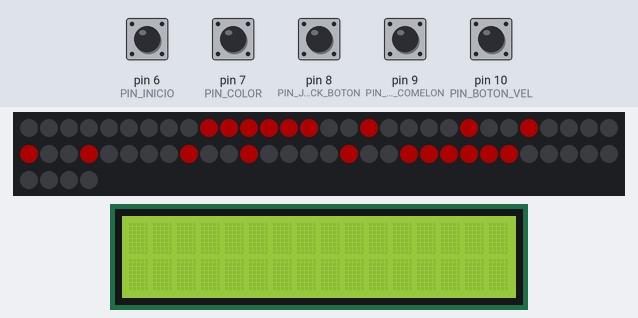
This sketch was run on a simulated Arduino Uno, built with avr-gcc and run on an emulated ATmega328P. Parts: 64 RGB LEDs in strip order, left to right, continuing on the next row, 16×2 character LCD. The test bench sets the inputs (shaded band); at power-on: pin 6 (PIN_INICIO), pin 7 (PIN_COLOR), pin 8 (PIN_JOYSTICK_BOTON), pin 9 (PIN_BOTON_COMELON), pin 10 (PIN_BOTON_VEL) HIGH. Dim RGB values are drawn brighter than linear; random numbers use the default seed unless the sketch sets one.

Above: at 1.2 s.
1.3 s: pin 8 (PIN_JOYSTICK_BOTON) pulled LOW for 0.15 s
At 1.57 s:
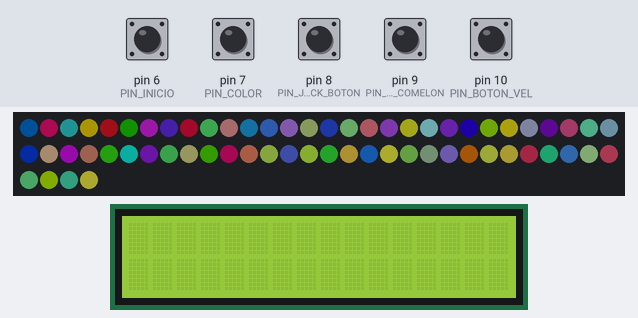
2.0 s: pin 6 (PIN_INICIO) pulled LOW for 0.15 s
At 2.45 s:
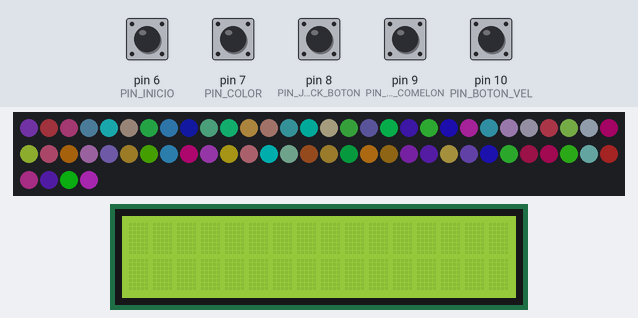
2.7 s: pin 9 (PIN_BOTON_COMELON) pulled LOW for 0.15 s
At 3.22 s:
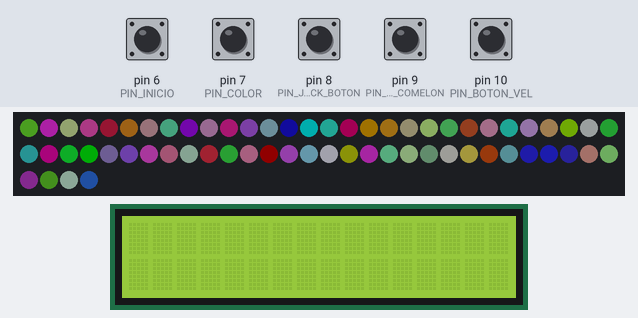
3.4 s: pin 10 (PIN_BOTON_VEL) pulled LOW for 0.15 s
At 3.73 s:
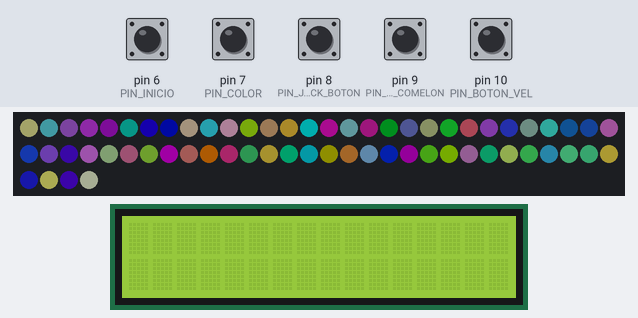
4.1 s: pin 7 (PIN_COLOR) pulled LOW for 0.15 s
At 4.46 s:
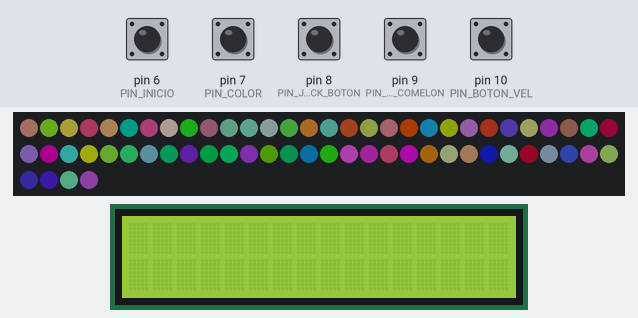
4.8 s: pin 10 (PIN_BOTON_VEL) pulled LOW for 1 s
At 5.17 s:
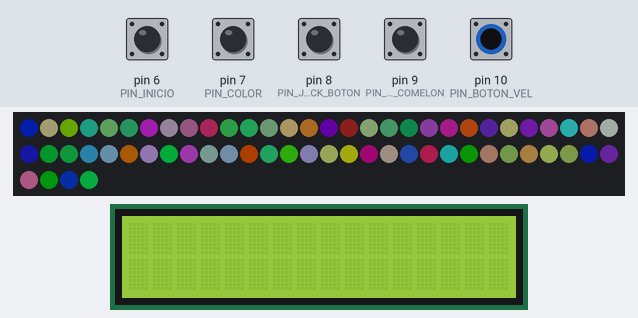
Timing chart, 0 to 7.8 s (numbered marks = the images above; inputs shaded):
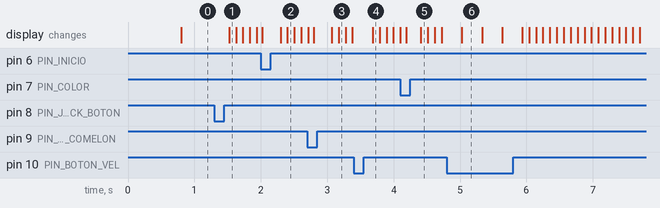

The sketch:

grupo01_2025_20_11.01.ino
```cpp
#include <Adafruit_NeoPixel.h>
#include <LiquidCrystal.h>

// ===================== CONFIG NEOPIXEL ======================
#define PIN_MATRIZ 13
#define NUM_PIXELES 64  // 8x8 pixeles

// Pines del joystick
#define PIN_JOYSTICK_X A0
#define PIN_JOYSTICK_Y A1
#define PIN_JOYSTICK_BOTON 8

// Pines de botones
#define PIN_BOTON_COMELON 9   // el "comelón", rompe pixeles
#define PIN_BOTON_VEL 10      // botón para velocidad/música
#define PIN_COLOR 7           // cambia el color del pixel escapado
#define PIN_INICIO 6          // botón de inicio, rompe el primer pixel

// ===================== NEOPIXEL ======================
Adafruit_NeoPixel matriz = Adafruit_NeoPixel(NUM_PIXELES, PIN_MATRIZ, NEO_GRB + NEO_KHZ800);

// Forma base del cuadrado
bool formaBase[64] = {
 0,0,0,0,0,0,0,0,
 0,1,1,1,1,1,1,0,
 0,1,0,0,0,0,1,0,
 0,1,0,0,0,0,1,0,
 0,1,0,0,0,0,1,0,
 0,1,0,0,0,0,1,0,
 0,1,1,1,1,1,1,0,
 0,0,0,0,0,0,0,0
};

bool formaBaseOriginal[64];  // copia original para reparar
int pixelBloqueado = -1;     // pixel que está "roto"
int pixelEscapado = -1;      // pixel que se puede mover
uint32_t colorPixelEscapado = 0x00FFFF; // color del pixel escapado
bool modoDisco = false;      // modo disco de colores aleatorios

unsigned long tiempoUltimoMovimiento = 0; // para mover el pixel escapado
const unsigned long retrasoMovimiento = 200; // delay entre movimientos
const unsigned long retrasoDisco = 80;       // delay modo disco

int pixelesRotos = 0; // cuenta cuántos pixeles han sido rotos
const int maxPixelesRotos = 9; // máximo de pixeles rotos
unsigned long tiempoUltimaActividad = 0; // control de inactividad
bool juegoIniciado = false; // controla si el botón inicio ya fue presionado

// ===================== CONFIG LCD ======================
LiquidCrystal lcd(12, 11, 5, 4, 3, 2); // pines conectados a la LCD

// Mensajes para la LCD
String linea1 = "VEN, VEN, ACERCATE…";
String linea2 = "podrias divertirte";

// Variables para parpadeo de mensaje inicial
bool modoParpadeo = true;
unsigned long lastBlink = 0;
unsigned long blinkInterval = 800; // velocidad del parpadeo
bool visible = true; // si el mensaje se muestra o no

// ===================== FUNCIONES UTILES ======================
int obtenerX(int i){ return i % 8; }
int obtenerY(int i){ return i / 8; }
int obtenerIndice(int x,int y){ return y * 8 + x; }

uint32_t generarColorNoRojo(){
  while(true){
    int r=random(0,256);
    int g=random(0,256);
    int b=random(0,256);
    if(!(r>200 && g<80 && b<80)) return matriz.Color(r,g,b);
  }
}

// ===================== DIBUJO NEOPIXEL ======================
void dibujarMatrizNormal(){
  matriz.clear();
  for(int i=0;i<64;i++){
    if(formaBase[i]==1) matriz.setPixelColor(i, matriz.Color(255,0,0));
  }
  if(pixelBloqueado>=0) matriz.setPixelColor(pixelBloqueado, 0); // pixel roto
  if(pixelEscapado>=0) matriz.setPixelColor(pixelEscapado, colorPixelEscapado); // pixel escapado
  matriz.show();
}

void dibujarMatrizDisco(){
  for(int i=0;i<64;i++){
    matriz.setPixelColor(i, generarColorNoRojo());
  }
  if(pixelEscapado>=0) matriz.setPixelColor(pixelEscapado, colorPixelEscapado);
  matriz.show();
}

// ===================== REPARAR CUADRADO ======================
void repararCuadrado(){
  for(int i=0;i<64;i++){
    formaBase[i] = formaBaseOriginal[i];
  }
  pixelBloqueado = -1;
  pixelEscapado = -1;
  pixelesRotos = 0;
  juegoIniciado = false; // reinicia el inicio para poder volver a presionar inicio
  dibujarMatrizNormal();
}

// ===================== FUNCIONES LCD ======================
void actualizarLCD(String msg1, String msg2, bool parpadeo=false){
  linea1 = msg1;
  linea2 = msg2;
  modoParpadeo = parpadeo;
}

void mostrarLCD(){
  if(modoParpadeo){
    if(millis() - lastBlink >= blinkInterval){
      lastBlink = millis();
      visible = !visible;
    }
    lcd.clear();
    if(visible){
      lcd.setCursor(0,0);
      lcd.print(linea1.substring(0, min(16, (int)linea1.length())));
      lcd.setCursor(0,1);
      lcd.print(linea2.substring(0, min(16, (int)linea2.length())));
    }
  } else {
    lcd.clear();
    lcd.setCursor(0,0);
    lcd.print(linea1.substring(0, min(16, (int)linea1.length())));
    lcd.setCursor(0,1);
    lcd.print(linea2.substring(0, min(16, (int)linea2.length())));
  }
}

// ===================== SETUP ======================
void setup(){
  matriz.begin();
  matriz.setBrightness(50);
  matriz.show();
  randomSeed(analogRead(A3));

  pinMode(PIN_JOYSTICK_BOTON, INPUT_PULLUP);
  pinMode(PIN_INICIO, INPUT_PULLUP);
  pinMode(PIN_COLOR, INPUT_PULLUP);
  pinMode(PIN_BOTON_COMELON, INPUT_PULLUP);
  pinMode(PIN_BOTON_VEL, INPUT_PULLUP);

  for(int i=0;i<64;i++){
    formaBaseOriginal[i] = formaBase[i];
  }

  tiempoUltimaActividad = millis();
  dibujarMatrizNormal();

  lcd.begin(16,2);
}

// ===================== LOOP ======================
void loop(){

  // ========== REPARACIÓN AUTOMÁTICA POR INACTIVIDAD ==========
  if(millis() - tiempoUltimaActividad > 15000){
    repararCuadrado(); // si nadie toca nada por 15s, el cuadrado vuelve a su forma completa
    tiempoUltimaActividad = millis();
  }

  // ================== BOTÓN INICIO ==================
  // solo funciona si el juego no ha iniciado
  if(digitalRead(PIN_INICIO)==LOW && !juegoIniciado){
    tiempoUltimaActividad = millis();
    juegoIniciado = true; // marca que ya se inició

    actualizarLCD("Ahora deberas","arreglarme, intentalo", false);

    // Elegir un pixel del cuadrado para romper
    int lados[64], total=0;
    for(int i=0;i<64;i++) if(formaBase[i]==1) lados[total++] = i;
    if(total>0){
      int elegido=lados[random(total)];
      pixelBloqueado=elegido;
      formaBase[pixelBloqueado]=0;
      int x=obtenerX(elegido), y=obtenerY(elegido);
      if(x<7) pixelEscapado=obtenerIndice(x+1,y);
      else if(x>0) pixelEscapado=obtenerIndice(x-1,y);
      else if(y<7) pixelEscapado=obtenerIndice(x,y+1);
      else pixelEscapado=obtenerIndice(x,y-1);
      dibujarMatrizNormal();
    }
    delay(250);
  }

  // ================== BOTÓN COMELON ==================
  if(digitalRead(PIN_BOTON_COMELON)==LOW){
    tiempoUltimaActividad = millis();
    int opcion = random(3);
    if(opcion==0) actualizarLCD("No debiste","hacer eso", false);
    else if(opcion==1) actualizarLCD("upps, deberias","pensarlo mejor", false);
    else actualizarLCD("ese boton no","parece ser el mas adecu", false);

    int lados[64], total=0;
    for(int i=0;i<64;i++) if(formaBase[i]==1) lados[total++] = i;

    if(pixelesRotos < maxPixelesRotos && total>0){
      int elegido = lados[random(total)];
      pixelBloqueado = elegido;
      formaBase[pixelBloqueado] = 0;
      int x=obtenerX(elegido), y=obtenerY(elegido);
      if(x<7) pixelEscapado=obtenerIndice(x+1,y);
      else if(x>0) pixelEscapado=obtenerIndice(x-1,y);
      else if(y<7) pixelEscapado=obtenerIndice(x,y+1);
      else pixelEscapado=obtenerIndice(x,y-1);
      pixelesRotos++;
    } else if(pixelesRotos>=maxPixelesRotos){
      for(int i=0;i<64;i++) formaBase[i]=formaBaseOriginal[i];
      int elegido=random(64);
      while(formaBase[elegido]==0) elegido=random(64);
      pixelBloqueado=elegido;
      formaBase[pixelBloqueado]=0;
      int x=obtenerX(elegido), y=obtenerY(elegido);
      if(x<7) pixelEscapado=obtenerIndice(x+1,y);
      else if(x>0) pixelEscapado=obtenerIndice(x-1,y);
      else if(y<7) pixelEscapado=obtenerIndice(x,y+1);
      else pixelEscapado=obtenerIndice(x,y-1);
      pixelesRotos=1;
    }
    dibujarMatrizNormal();
    delay(250);
  }

  // ================== BOTÓN COLOR ==================
  if(pixelEscapado>=0 && digitalRead(PIN_COLOR)==LOW){
    tiempoUltimaActividad = millis();
    colorPixelEscapado=generarColorNoRojo();
    actualizarLCD("No debiste","hacer eso", false);
    dibujarMatrizNormal();
    delay(200);
  }

  // ================== BOTÓN VEL ==================
  if(digitalRead(PIN_BOTON_VEL)==LOW){
    tiempoUltimaActividad = millis();
    int opcion=random(3);
    if(opcion==0) actualizarLCD("No debiste","hacer eso", false);
    else if(opcion==1) actualizarLCD("upps, deberias","pensarlo mejor", false);
    else actualizarLCD("ese boton no","parece ser el mas adecu", false);
    delay(200);
  }

  // ================== MODO DISCO ==================
  static int ultimo=HIGH;
  int ahora = digitalRead(PIN_JOYSTICK_BOTON);
  if(ultimo==HIGH && ahora==LOW){
    modoDisco=!modoDisco;
    tiempoUltimaActividad=millis();
    if(modoDisco) actualizarLCD("NO ES MOMENTO","DE DIVERTIRSE", false);
    delay(200);
  }
  ultimo=ahora;

  if(modoDisco){
    tiempoUltimaActividad=millis();
    dibujarMatrizDisco();
    delay(retrasoDisco);
    return;
  }

  // ================== MOVER PIXEL ESCAPADO ==================
  if(pixelEscapado>=0){
    int valorX=analogRead(PIN_JOYSTICK_X);
    int valorY=analogRead(PIN_JOYSTICK_Y);

    if(millis()-tiempoUltimoMovimiento>=retrasoMovimiento){
      int x=obtenerX(pixelEscapado), y=obtenerY(pixelEscapado);
      int xOriginal=x, yOriginal=y;

      if(valorX>800 && x>0) x--;
      else if(valorX<200 && x<7) x++;
      if(valorY>800 && y>0) y--;
      else if(valorY<200 && y<7) y++;

      if(x!=xOriginal || y!=yOriginal) tiempoUltimaActividad=millis();
      int nueva=obtenerIndice(x,y);
      if(nueva!=pixelBloqueado) pixelEscapado=nueva;

      dibujarMatrizNormal();
      tiempoUltimoMovimiento=millis();
    }
  }

  // Muestra el mensaje en la LCD
  mostrarLCD();
}
```
